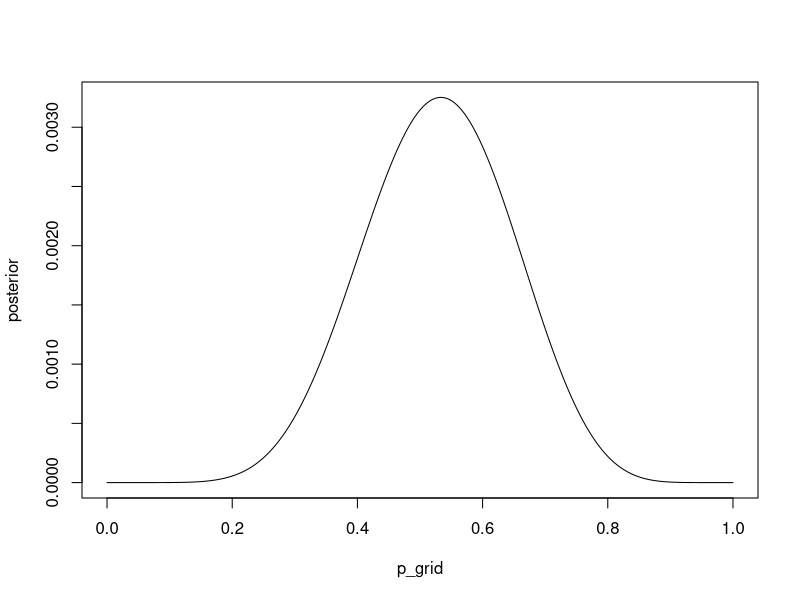

The R source for this figure: (Note: this script raises an error after producing the figure.)
# Chapter 3 Practice: Medium

# 1
p_grid <- seq(from=0, to=1, length.out=1000)
prior <- rep(1, 1000)
likelihood <- dbinom(8, size=15, prob=p_grid)
posterior <- likelihood * prior
posterior <- posterior / sum(posterior)

# 2
plot(posterior ~ p_grid, type="l")
nb.samples <- 1e4
samples <- sample(p_grid, prob=posterior, size=nb.samples, replace=TRUE)
HPDI(samples, .9)

# 3
dummy_ws <- rbinom(1e4, size=15, prob=samples)
table(dummy_ws) / 1e4

# 4
new.prob <- rbinom(1e4, size=9, prob=samples)
table(new.prob) / 1e4

# 5
p_grid <- seq(from=0, to=1, length.out=1000)
prior <- ifelse(p_grid < .5, 0, 1)
likelihood <- dbinom(8, size=15, prob=p_grid)
posterior <- likelihood * prior
posterior <- posterior / sum(posterior)
plot(p_grid, posterior, type="b", xlab="probability of water", ylab="posterior probability")
mtext("new prior")
nb.samples = 1e4
samples <- sample(p_grid, prob=posterior, size=nb.samples, replace=TRUE)
HPDI(samples, .9)
dummy_ws <- rbinom(1e4, size=15, prob=samples)
table(dummy_ws) / 1e4
new.prob <- dbinom(6, size=9, prob=samples)
dens(new.prob)

dbinom(6, size=9, prob=.7)